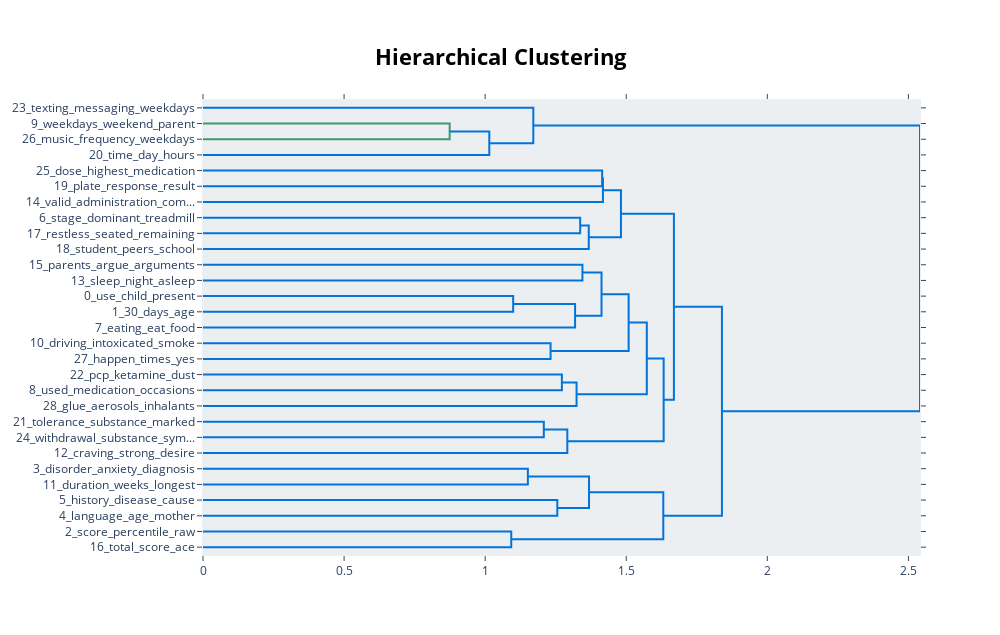

Write notebook code for a chart like this one.
### Markdown cell above
## Visualize hierarchy

### Code cell
topic_model.visualize_hierarchy()

### Figure 1 — Plotly figure (JSON) as saved in the notebook; plotly's stock layout.template omitted (floating-point values rounded to 4 significant figures)
{"data": [{"hoverinfo": "text", "marker": {"color": "rgb(61,153,112)"}, "mode": "lines", "type": "scatter", "x": [0, 0.8742, 0.8742, 0], "xaxis": "x", "y": [-15, -15, -25, -25], "yaxis": "y"}, {"hoverinfo": "text", "marker": {"color": "rgb(0,116,217)"}, "mode": "lines", "type": "scatter", "x": [0.8742, 1.015, 1.015, 0], "xaxis": "x", "y": [-20, -20, -35, -35], "yaxis": "y"}, {"hoverinfo": "text", "marker": {"color": "rgb(0,116,217)"}, "mode": "lines", "type": "scatter", "x": [0, 1.171, 1.171, 1.015], "xaxis": "x", "y": [-5, -5, -27.5, -27.5], "yaxis": "y"}, {"hoverinfo": "text", "marker": {"color": "rgb(0,116,217)"}, "mode": "lines", "type": "scatter", "x": [0, 1.415, 1.415, 0], "xaxis": "x", "y": [-45, -45, -55, -55], "yaxis": "y"}, {"hoverinfo": "text", "marker": {"color": "rgb(0,116,217)"}, "mode": "lines", "type": "scatter", "x": [1.415, 1.417, 1.417, 0], "xaxis": "x", "y": [-50, -50, -65, -65], "yaxis": "y"}, {"hoverinfo": "text", "marker": {"color": "rgb(0,116,217)"}, "mode": "lines", "type": "scatter", "x": [0, 1.337, 1.337, 0], "xaxis": "x", "y": [-75, -75, -85, -85], "yaxis": "y"}, {"hoverinfo": "text", "marker": {"color": "rgb(0,116,217)"}, "mode": "lines", "type": "scatter", "x": [1.337, 1.367, 1.367, 0], "xaxis": "x", "y": [-80, -80, -95, -95], "yaxis": "y"}, {"hoverinfo": "text", "marker": {"color": "rgb(0,116,217)"}, "mode": "lines", "type": "scatter", "x": [1.417, 1.481, 1.481, 1.367], "xaxis": "x", "y": [-57.5, -57.5, -87.5, -87.5], "yaxis": "y"}, {"hoverinfo": "text", "marker": {"color": "rgb(0,116,217)"}, "mode": "lines", "type": "scatter", "x": [0, 1.345, 1.345, 0], "xaxis": "x", "y": [-105, -105, -115, -115], "yaxis": "y"}, {"hoverinfo": "text", "marker": {"color": "rgb(0,116,217)"}, "mode": "lines", "type": "scatter", "x": [0, 1.099, 1.099, 0], "xaxis": "x", "y": [-125, -125, -135, -135], "yaxis": "y"}, {"hoverinfo": "text", "marker": {"color": "rgb(0,116,217)"}, "mode": "lines", "type": "scatter", "x": [1.099, 1.319, 1.319, 0], "xaxis": "x", "y": [-130, -130, -145, -145], "yaxis": "y"}, {"hoverinfo": "text", "marker": {"color": "rgb(0,116,217)"}, "mode": "lines", "type": "scatter", "x": [1.345, 1.412, 1.412, 1.319], "xaxis": "x", "y": [-110, -110, -137.5, -137.5], "yaxis": "y"}, {"hoverinfo": "text", "marker": {"color": "rgb(0,116,217)"}, "mode": "lines", "type": "scatter", "x": [0, 1.232, 1.232, 0], "xaxis": "x", "y": [-155, -155, -165, -165], "yaxis": "y"}, {"hoverinfo": "text", "marker": {"color": "rgb(0,116,217)"}, "mode": "lines", "type": "scatter", "x": [1.412, 1.509, 1.509, 1.232], "xaxis": "x", "y": [-123.8, -123.8, -160, -160], "yaxis": "y"}, {"hoverinfo": "text", "marker": {"color": "rgb(0,116,217)"}, "mode": "lines", "type": "scatter", "x": [0, 1.272, 1.272, 0], "xaxis": "x", "y": [-175, -175, -185, -185], "yaxis": "y"}, {"hoverinfo": "text", "marker": {"color": "rgb(0,116,217)"}, "mode": "lines", "type": "scatter", "x": [1.272, 1.324, 1.324, 0], "xaxis": "x", "y": [-180, -180, -195, -195], "yaxis": "y"}, {"hoverinfo": "text", "marker": {"color": "rgb(0,116,217)"}, "mode": "lines", "type": "scatter", "x": [1.509, 1.573, 1.573, 1.324], "xaxis": "x", "y": [-141.9, -141.9, -187.5, -187.5], "yaxis": "y"}, {"hoverinfo": "text", "marker": {"color": "rgb(0,116,217)"}, "mode": "lines", "type": "scatter", "x": [0, 1.208, 1.208, 0], "xaxis": "x", "y": [-205, -205, -215, -215], "yaxis": "y"}, {"hoverinfo": "text", "marker": {"color": "rgb(0,116,217)"}, "mode": "lines", "type": "scatter", "x": [1.208, 1.291, 1.291, 0], "xaxis": "x", "y": [-210, -210, -225, -225], "yaxis": "y"}, {"hoverinfo": "text", "marker": {"color": "rgb(0,116,217)"}, "mode": "lines", "type": "scatter", "x": [1.573, 1.633, 1.633, 1.291], "xaxis": "x", "y": [-164.7, -164.7, -217.5, -217.5], "yaxis": "y"}, {"hoverinfo": "text", "marker": {"color": "rgb(0,116,217)"}, "mode": "lines", "type": "scatter", "x": [1.481, 1.669, 1.669, 1.633], "xaxis": "x", "y": [-72.5, -72.5, -191.1, -191.1], "yaxis": "y"}, {"hoverinfo": "text", "marker": {"color": "rgb(0,116,217)"}, "mode": "lines", "type": "scatter", "x": [0, 1.151, 1.151, 0], "xaxis": "x", "y": [-235, -235, -245, -245], "yaxis": "y"}, {"hoverinfo": "text", "marker": {"color": "rgb(0,116,217)"}, "mode": "lines", "type": "scatter", "x": [0, 1.256, 1.256, 0], "xaxis": "x", "y": [-255, -255, -265, -265], "yaxis": "y"}, {"hoverinfo": "text", "marker": {"color": "rgb(0,116,217)"}, "mode": "lines", "type": "scatter", "x": [1.151, 1.368, 1.368, 1.256], "xaxis": "x", "y": [-240, -240, -260, -260], "yaxis": "y"}, {"hoverinfo": "text", "marker": {"color": "rgb(0,116,217)"}, "mode": "lines", "type": "scatter", "x": [0, 1.092, 1.092, 0], "xaxis": "x", "y": [-275, -275, -285, -285], "yaxis": "y"}, {"hoverinfo": "text", "marker": {"color": "rgb(0,116,217)"}, "mode": "lines", "type": "scatter", "x": [1.368, 1.631, 1.631, 1.092], "xaxis": "x", "y": [-250, -250, -280, -280], "yaxis": "y"}, {"hoverinfo": "text", "marker": {"color": "rgb(0,116,217)"}, "mode": "lines", "type": "scatter", "x": [1.669, 1.839, 1.839, 1.631], "xaxis": "x", "y": [-131.8, -131.8, -265, -265], "yaxis": "y"}, {"hoverinfo": "text", "marker": {"color": "rgb(0,116,217)"}, "mode": "lines", "type": "scatter", "x": [1.171, 2.541, 2.541, 1.839], "xaxis": "x", "y": [-16.25, -16.25, -198.4, -198.4], "yaxis": "y"}], "layout": {"autosize": false, "height": 635, "hoverlabel": {"bgcolor": "white", "font": {"family": "Rockwell", "size": 16}}, "hovermode": "closest", "plot_bgcolor": "#ECEFF1", "showlegend": false, "title": {"font": {"color": "Black", "size": 22}, "text": "<b>Hierarchical Clustering</b>", "x": 0.5, "xanchor": "center", "yanchor": "top"}, "width": 1000, "xaxis": {"mirror": "allticks", "rangemode": "tozero", "showgrid": false, "showline": true, "showticklabels": true, "ticks": "outside", "type": "linear", "zeroline": false}, "yaxis": {"mirror": "allticks", "range": [-290, 0], "rangemode": "tozero", "showgrid": false, "showline": true, "showticklabels": true, "tickmode": "array", "ticks": "outside", "ticktext": ["23_texting_messaging_weekdays", "9_weekdays_weekend_parent", "26_music_frequency_weekdays", "20_time_day_hours", "25_dose_highest_medication", "19_plate_response_result", "14_valid_administration_com...", "6_stage_dominant_treadmill", "17_restless_seated_remaining", "18_student_peers_school", "15_parents_argue_arguments", "13_sleep_night_asleep", "0_use_child_present", "1_30_days_age", "7_eating_eat_food", "10_driving_intoxicated_smoke", "27_happen_times_yes", "22_pcp_ketamine_dust", "8_used_medication_occasions", "28_glue_aerosols_inhalants", "21_tolerance_substance_marked", "24_withdrawal_substance_sym...", "12_craving_strong_desire", "3_disorder_anxiety_diagnosis", "11_duration_weeks_longest", "5_history_disease_cause", "4_language_age_mother", "2_score_percentile_raw", "16_total_score_ace"], "tickvals": [-5, -15, -25, -35, -45, -55, -65, -75, -85, -95, -105, -115, -125, -135, -145, -155, -165, -175, -185, -195, -205, -215, -225, -235, -245, -255, -265, -275, -285], "type": "linear", "zeroline": false}}}
